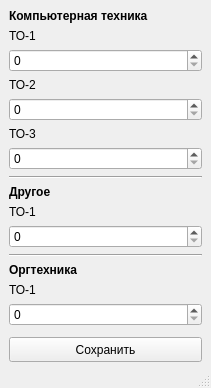
<?xml version="1.0" encoding="UTF-8"?>
<ui version="4.0">
 <class>MainWindow</class>
 <widget class="QMainWindow" name="MainWindow">
  <property name="geometry">
   <rect>
    <x>0</x>
    <y>0</y>
    <width>211</width>
    <height>353</height>
   </rect>
  </property>
  <property name="windowTitle">
   <string>Периоды ТО</string>
  </property>
  <widget class="QWidget" name="centralwidget">
   <layout class="QVBoxLayout" name="verticalLayout">
    <item>
     <widget class="QLabel" name="label">
      <property name="maximumSize">
       <size>
        <width>16777215</width>
        <height>15</height>
       </size>
      </property>
      <property name="font">
       <font>
        <weight>75</weight>
        <bold>true</bold>
       </font>
      </property>
      <property name="text">
       <string>Компьютерная техника</string>
      </property>
     </widget>
    </item>
    <item>
     <widget class="QLabel" name="label_4">
      <property name="maximumSize">
       <size>
        <width>16777215</width>
        <height>15</height>
       </size>
      </property>
      <property name="font">
       <font>
        <weight>50</weight>
        <bold>false</bold>
       </font>
      </property>
      <property name="text">
       <string>ТО-1</string>
      </property>
     </widget>
    </item>
    <item>
     <widget class="QSpinBox" name="spinBox">
      <property name="maximum">
       <number>1000</number>
      </property>
     </widget>
    </item>
    <item>
     <widget class="QLabel" name="label_5">
      <property name="maximumSize">
       <size>
        <width>16777215</width>
        <height>15</height>
       </size>
      </property>
      <property name="font">
       <font>
        <weight>50</weight>
        <bold>false</bold>
       </font>
      </property>
      <property name="text">
       <string>ТО-2</string>
      </property>
     </widget>
    </item>
    <item>
     <widget class="QSpinBox" name="spinBox_2">
      <property name="maximum">
       <number>1000</number>
      </property>
     </widget>
    </item>
    <item>
     <widget class="QLabel" name="label_6">
      <property name="maximumSize">
       <size>
        <width>16777215</width>
        <height>15</height>
       </size>
      </property>
      <property name="font">
       <font>
        <weight>50</weight>
        <bold>false</bold>
       </font>
      </property>
      <property name="text">
       <string>ТО-3</string>
      </property>
     </widget>
    </item>
    <item>
     <widget class="QSpinBox" name="spinBox_3">
      <property name="maximum">
       <number>1000</number>
      </property>
     </widget>
    </item>
    <item>
     <widget class="Line" name="line">
      <property name="orientation">
       <enum>Qt::Horizontal</enum>
      </property>
     </widget>
    </item>
    <item>
     <widget class="QLabel" name="label_3">
      <property name="maximumSize">
       <size>
        <width>16777215</width>
        <height>15</height>
       </size>
      </property>
      <property name="font">
       <font>
        <weight>75</weight>
        <bold>true</bold>
       </font>
      </property>
      <property name="text">
       <string>Другое</string>
      </property>
     </widget>
    </item>
    <item>
     <widget class="QLabel" name="label_7">
      <property name="maximumSize">
       <size>
        <width>16777215</width>
        <height>15</height>
       </size>
      </property>
      <property name="font">
       <font>
        <weight>50</weight>
        <bold>false</bold>
       </font>
      </property>
      <property name="text">
       <string>ТО-1</string>
      </property>
     </widget>
    </item>
    <item>
     <widget class="QSpinBox" name="spinBox_4">
      <property name="maximum">
       <number>1000</number>
      </property>
     </widget>
    </item>
    <item>
     <widget class="Line" name="line_2">
      <property name="orientation">
       <enum>Qt::Horizontal</enum>
      </property>
     </widget>
    </item>
    <item>
     <widget class="QLabel" name="label_2">
      <property name="maximumSize">
       <size>
        <width>16777215</width>
        <height>15</height>
       </size>
      </property>
      <property name="font">
       <font>
        <weight>75</weight>
        <bold>true</bold>
       </font>
      </property>
      <property name="text">
       <string>Оргтехника</string>
      </property>
     </widget>
    </item>
    <item>
     <widget class="QLabel" name="label_8">
      <property name="maximumSize">
       <size>
        <width>16777215</width>
        <height>15</height>
       </size>
      </property>
      <property name="font">
       <font>
        <weight>50</weight>
        <bold>false</bold>
       </font>
      </property>
      <property name="text">
       <string>ТО-1</string>
      </property>
     </widget>
    </item>
    <item>
     <widget class="QSpinBox" name="spinBox_5">
      <property name="maximum">
       <number>1000</number>
      </property>
     </widget>
    </item>
    <item>
     <widget class="QPushButton" name="save_btn">
      <property name="minimumSize">
       <size>
        <width>0</width>
        <height>25</height>
       </size>
      </property>
      <property name="maximumSize">
       <size>
        <width>16777215</width>
        <height>15</height>
       </size>
      </property>
      <property name="text">
       <string>Сохранить</string>
      </property>
     </widget>
    </item>
   </layout>
  </widget>
  <widget class="QStatusBar" name="statusbar"/>
 </widget>
 <resources/>
 <connections/>
</ui>
